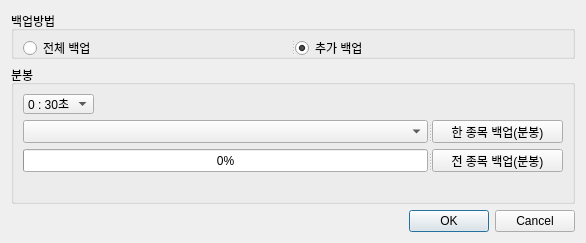
<?xml version="1.0" encoding="UTF-8"?>
<ui version="4.0">
 <class>Dialog</class>
 <widget class="QDialog" name="Dialog">
  <property name="geometry">
   <rect>
    <x>0</x>
    <y>0</y>
    <width>586</width>
    <height>231</height>
   </rect>
  </property>
  <property name="windowTitle">
   <string>분별가격정보 백업</string>
  </property>
  <layout class="QGridLayout" name="gridLayout_4">
   <item row="1" column="0">
    <widget class="QGroupBox" name="groupBox_2">
     <property name="title">
      <string>분봉</string>
     </property>
     <layout class="QGridLayout" name="gridLayout_2">
      <item row="1" column="0">
       <widget class="QSplitter" name="splitter_4">
        <property name="orientation">
         <enum>Qt::Horizontal</enum>
        </property>
        <widget class="QComboBox" name="comboBox"/>
        <widget class="QPushButton" name="pushButton_3">
         <property name="minimumSize">
          <size>
           <width>131</width>
           <height>23</height>
          </size>
         </property>
         <property name="maximumSize">
          <size>
           <width>131</width>
           <height>23</height>
          </size>
         </property>
         <property name="text">
          <string>한 종목 백업(분봉)</string>
         </property>
        </widget>
       </widget>
      </item>
      <item row="2" column="0">
       <widget class="QSplitter" name="splitter_5">
        <property name="orientation">
         <enum>Qt::Horizontal</enum>
        </property>
        <widget class="QProgressBar" name="progressBar">
         <property name="value">
          <number>0</number>
         </property>
        </widget>
        <widget class="QPushButton" name="pushButton_4">
         <property name="minimumSize">
          <size>
           <width>131</width>
           <height>23</height>
          </size>
         </property>
         <property name="maximumSize">
          <size>
           <width>131</width>
           <height>23</height>
          </size>
         </property>
         <property name="text">
          <string>전 종목 백업(분봉)</string>
         </property>
        </widget>
       </widget>
      </item>
      <item row="0" column="0">
       <widget class="QComboBox" name="comboBox_min">
        <property name="minimumSize">
         <size>
          <width>71</width>
          <height>20</height>
         </size>
        </property>
        <property name="maximumSize">
         <size>
          <width>71</width>
          <height>20</height>
         </size>
        </property>
        <item>
         <property name="text">
          <string>0 : 30초</string>
         </property>
        </item>
        <item>
         <property name="text">
          <string>1 : 1분</string>
         </property>
        </item>
        <item>
         <property name="text">
          <string>2 : 3분</string>
         </property>
        </item>
        <item>
         <property name="text">
          <string>3 : 5분</string>
         </property>
        </item>
        <item>
         <property name="text">
          <string>4 : 10분</string>
         </property>
        </item>
       </widget>
      </item>
      <item row="3" column="0">
       <widget class="QLabel" name="label_codename">
        <property name="text">
         <string/>
        </property>
       </widget>
      </item>
     </layout>
    </widget>
   </item>
   <item row="2" column="0">
    <widget class="QDialogButtonBox" name="buttonBox">
     <property name="orientation">
      <enum>Qt::Horizontal</enum>
     </property>
     <property name="standardButtons">
      <set>QDialogButtonBox::Cancel|QDialogButtonBox::Ok</set>
     </property>
    </widget>
   </item>
   <item row="0" column="0">
    <widget class="QGroupBox" name="groupBox_3">
     <property name="minimumSize">
      <size>
       <width>0</width>
       <height>48</height>
      </size>
     </property>
     <property name="maximumSize">
      <size>
       <width>16777215</width>
       <height>48</height>
      </size>
     </property>
     <property name="title">
      <string>백업방법</string>
     </property>
     <layout class="QGridLayout" name="gridLayout_3">
      <item row="0" column="0">
       <widget class="QSplitter" name="splitter">
        <property name="minimumSize">
         <size>
          <width>150</width>
          <height>16</height>
         </size>
        </property>
        <property name="maximumSize">
         <size>
          <width>16777215</width>
          <height>16777215</height>
         </size>
        </property>
        <property name="orientation">
         <enum>Qt::Horizontal</enum>
        </property>
        <widget class="QRadioButton" name="radioButton_all">
         <property name="text">
          <string>전체 백업</string>
         </property>
        </widget>
        <widget class="QRadioButton" name="radioButton_inc">
         <property name="text">
          <string>추가 백업</string>
         </property>
         <property name="checked">
          <bool>true</bool>
         </property>
        </widget>
       </widget>
      </item>
     </layout>
    </widget>
   </item>
  </layout>
 </widget>
 <resources/>
 <connections>
  <connection>
   <sender>buttonBox</sender>
   <signal>accepted()</signal>
   <receiver>Dialog</receiver>
   <slot>accept()</slot>
   <hints>
    <hint type="sourcelabel">
     <x>257</x>
     <y>147</y>
    </hint>
    <hint type="destinationlabel">
     <x>157</x>
     <y>274</y>
    </hint>
   </hints>
  </connection>
  <connection>
   <sender>buttonBox</sender>
   <signal>rejected()</signal>
   <receiver>Dialog</receiver>
   <slot>reject()</slot>
   <hints>
    <hint type="sourcelabel">
     <x>325</x>
     <y>147</y>
    </hint>
    <hint type="destinationlabel">
     <x>286</x>
     <y>274</y>
    </hint>
   </hints>
  </connection>
  <connection>
   <sender>pushButton_3</sender>
   <signal>clicked()</signal>
   <receiver>Dialog</receiver>
   <slot>Backup_One()</slot>
   <hints>
    <hint type="sourcelabel">
     <x>472</x>
     <y>68</y>
    </hint>
    <hint type="destinationlabel">
     <x>451</x>
     <y>-17</y>
    </hint>
   </hints>
  </connection>
  <connection>
   <sender>pushButton_4</sender>
   <signal>clicked()</signal>
   <receiver>Dialog</receiver>
   <slot>Backup_All()</slot>
   <hints>
    <hint type="sourcelabel">
     <x>520</x>
     <y>95</y>
    </hint>
    <hint type="destinationlabel">
     <x>490</x>
     <y>-14</y>
    </hint>
   </hints>
  </connection>
 </connections>
 <slots>
  <slot>Backup_One()</slot>
  <slot>Backup_All()</slot>
 </slots>
</ui>
